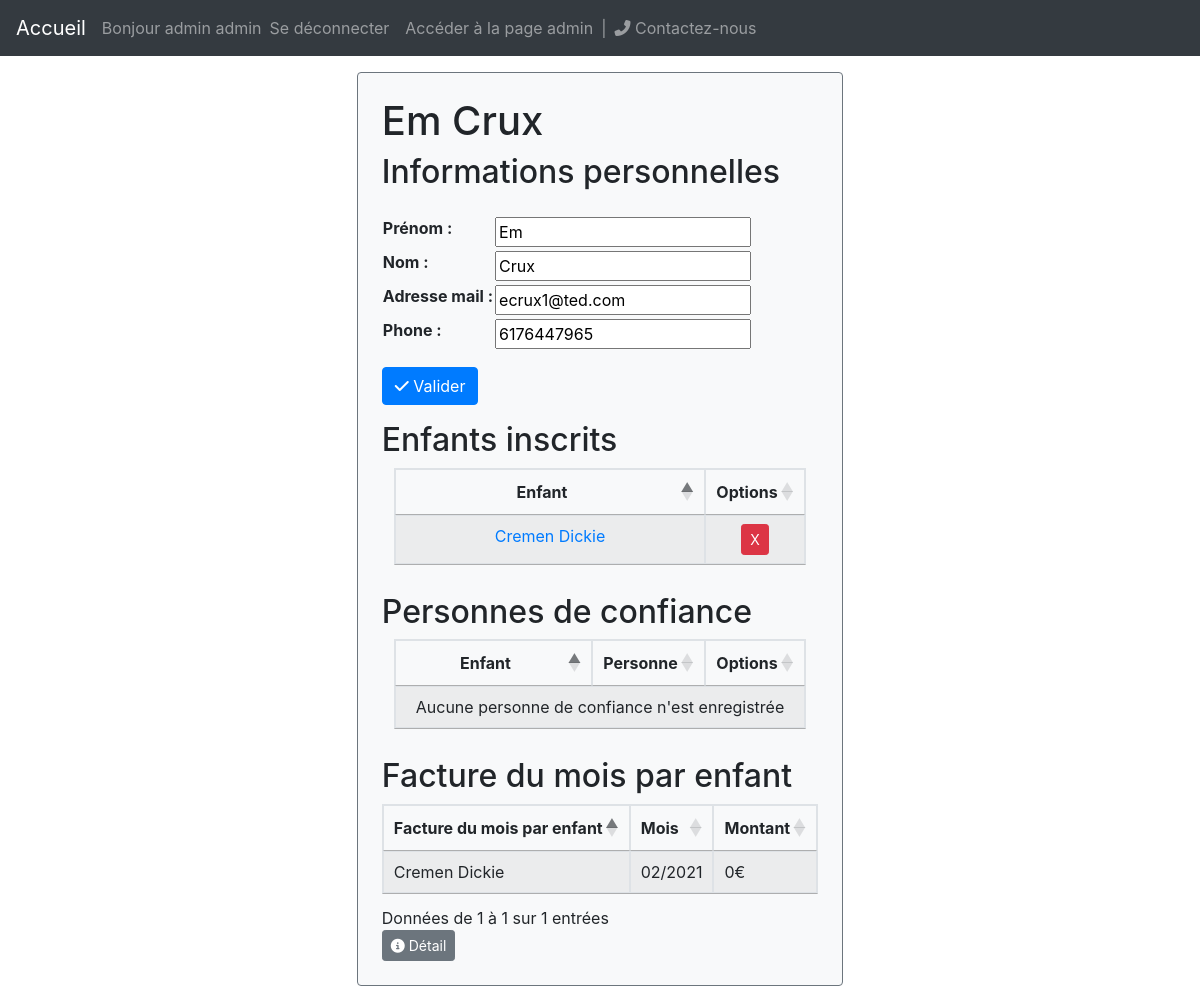
Screenshot of /parent/2/ (signed in) with the database file from the repository.
### garderie/models.py (models this page shows, shortened)
class User(AbstractBaseUser, PermissionsMixin):
	email = models.EmailField('Adresse mail', unique=True)
	first_name = models.CharField('Prénom', max_length=30, blank=True)
	last_name = models.CharField('Nom', max_length=30, blank=True)
	date_joined = models.DateTimeField('Date de création', auto_now_add=True)
	is_active = models.BooleanField('Actif', default=True)
	is_staff=models.BooleanField('Membre de l\'équipe', default=False)
	USERNAME_FIELD='email'
	REQUIRED_FIELDS=[]
	objects=UserManager()
	def get_full_name(self):
		return self.first_name+' '+self.last_name

class Parent(models.Model):
	uid=models.OneToOneField(User, primary_key=True, on_delete=models.CASCADE)
	phone=PhoneNumberField(max_length=20, null=True, verbose_name="Téléphone")
	def __str__(self):
		return str(self.uid.get_full_name())
	def get_full_name(self):
		return str(self)
	def all_children(self):
		return self.child_set.all() | self.child_set2.all()

class Child(models.Model):
	parent=models.ForeignKey(Parent, on_delete=models.DO_NOTHING, related_name='child_set')
	first_name=models.CharField(max_length=100, verbose_name="Prénom")
	last_name=models.CharField(max_length=100, verbose_name="Nom")
	second_parent=models.ForeignKey(Parent, on_delete=models.DO_NOTHING, related_name='child_set2', null=True)
	def __str__(self):
		return self.first_name+" "+self.last_name
	def get_full_name(self):
		return str(self)
	def last_bill(self):
		today=timezone.now()
		bills=self.bill_set.filter(year=today.year, month=today.month)
		return bills[0] if bills else None

class Bill(models.Model):
	MONTH=[(m, ugettext(date(1900, m, 1).strftime('%B')).capitalize())  for m in range(1,13)]
	YEAR=[(y, date(y, 1,1).strftime('Y')) for y in range(2000,timezone.now().year+1)]
	child=models.ForeignKey(Child, on_delete=models.CASCADE, verbose_name="Enfant associé")
	month=models.IntegerField(choices=MONTH, default=timezone.now().month, verbose_name="Mois")
	year=models.IntegerField(choices=YEAR, default=timezone.now().year, verbose_name="Année")
	@property
	def amount(self):
		return sum([x.calc_amount() for x in self.schedule_set.all()])

### garderie/views/parent.py (the view)
# urls.py: path('parent/<int:pk>/', views.ParentProfileView.as_view(), name='parent_profile'),
class ParentProfileView(LoginRequiredMixin, UserPassesTestMixin, generic.DetailView):
	model=Parent
	template_name='garderie/parent_profile.html'
	def test_func(self):
		return is_parent_permitted(self)
	def get_context_data(self, **kwargs):
		context = super().get_context_data(**kwargs)
		context['new_child_form'] = NewChildFormParent(pk=self.kwargs['pk'])
		context['new_child_action'] =reverse('parent_create_child', kwargs={'pk':self.kwargs['pk']})
		context['new_reliable_form'] = NewReliableForm(pk=self.kwargs['pk'])
		context['new_reliable_action']=reverse('parent_create_reliable', kwargs={'pk':self.kwargs['pk']})
		context['personal_data_form'] = ParentUpdateForm(instance=User.objects.get(pk=self.kwargs['pk']),
																										 initial={'phone':self.object.phone})
		return context

### garderie/forms.py (shortened to what this page needs)
class NewChildFormParent(forms.ModelForm):
	second_parent_mail=forms.EmailField(label="Mail du deuxième parent (facultatif)", required=False)
	class Meta:
		model = Child
		fields = [ 'first_name', 'last_name']
	def __init__(self, *args, **kwargs):
		self.pid=kwargs.pop('pk')
		super().__init__(*args, **kwargs)

class NewReliableForm(forms.ModelForm):
	class Meta:
		model = ReliablePerson
		fields = [ 'child','first_name', 'last_name']
	def __init__(self, *args, **kwargs):
		self.pid=kwargs.pop('pk')
		super().__init__(*args, **kwargs)
		parent=Parent.objects.get(uid=self.pid)
		self.fields['child'].queryset=parent.all_children()

### garderie/context_processors.py (called while the page is built)
def settings_processor(request):
	return {'settings':Config.objects.get_config()}

### garderie/managers.py (called while the page is built)
	def get_config(self):
		try:
			config=super().get_queryset()[0]
		except models.Config.DoesNotExist:
			config=models.Config()
			config.save()
		return config

### garderie/utils.py (called while the page is built)
def is_parent_permitted(view):
		return view.request.user.id==view.kwargs['pk'] or view.request.user.is_superuser

### garderie/templates/garderie/parent_profile.html (shortened to what this page needs)
{% extends 'garderie/base.html' %}
{% block body %}
{% if user.is_authenticated and user.id == parent.uid_id or user.is_superuser %}
<div class="d-flex justify-content-center pt-3">
 <div class="bg-light p-4 border border-secondary rounded">
	<h1>{{ parent.get_full_name}}</h1>
	<h2>Informations personnelles</h2>
	<form action="{% url 'parent_update' parent.uid_id  %}" method="post" class="pt-3">
		<table>
		{{ personal_data_form.as_table }}
		</table>
		<div class="pt-3">
		<button type="submit" class="btn btn-primary"><i class="fas fa-check"></i> Valider</button>
	</div>
	</form>
<div class="pt-3">
	<h2>Enfants inscrits</h2>
	<table id="parent_profile_enfant_tab" class="table table-striped table-bordered">
		<thead>
			<tr>
				<th>Enfant</th>
				<th> Options </th>
			</tr>
		</thead>
		<tbody>
	{% for child in parent.all_children %}
		<tr>
			<td>
				<a href={% url 'child_profile' child.id %}>
					{{child.get_full_name}}
			</td>
			<td>
				<form method="POST" action="{% url 'child_delete' child.id  %}?next={{request.path}}" onsubmit="return confirm('Êtes-vous sûr de vouloir supprimer '+ '{{child.get_full_name}}' + ' ?');">
	 				<input type="submit" value="X" class="btn btn-danger btn-sm">
				</form>
			</td>
		</tr>
	{% endfor %}
	</tbody>
	</table>
</div>
<div class="pt-3">
	<h2>Personnes de confiance</h2>
	<table id="parent_profile_confiance_tab" class="table table-striped table-bordered">
		<thead>
			<tr>
				<th>Enfant</th>
				<th>Personne</th>
				<th>Options</th>
			</tr>
		</thead>
	</table>
</div>
<div class="pt-3">
	<h2>Facture du mois par enfant</h2>
	<table id="parent_profile_facture_tab" class="table table-striped table-bordered">
		<thead>
			<tr>
				<th>Facture du mois par enfant</th>
				<th>Mois</th>
				<th>Montant</th>
			</tr>
		</thead>
		<tbody>
		{% for child in parent.all_children %}
			{% with bill=child.last_bill %}
			{% if bill %}
			<tr>
				<td>
						{{child.get_full_name}}
				</td>
				<td>
					{{bill.month|stringformat:'02d'}}/{{bill.year}}
				</td>
				<td>
					{{bill.amount}}€
				</td>
			</tr>
			{% endif %}
			{% endwith %}
		{% endfor %}
	</tbody>
	</table>
	<button class="btn btn-secondary btn-sm" data-toggle="modal" data-target="#factureModal"><i class="fas fa-info-circle"></i> Détail</button>
</div>
{% endif %}
</div>
</div>
{% endblock %}

### garderie/templates/garderie/base.html (shortened to what this page needs)
<!DOCTYPE html>
<html>
<head>
	<link rel="stylesheet" href="https://cdn.jsdelivr.net/npm/bootstrap@4.5.3/dist/css/bootstrap.min.css">
	<link rel="stylesheet" href="https://maxcdn.bootstrapcdn.com/bootstrap/4.5.2/css/bootstrap.min.css">
	<link rel="stylesheet" type="text/css" href="https://cdn.datatables.net/1.10.23/css/jquery.dataTables.css">
	<link rel="stylesheet" href="https://cdnjs.cloudflare.com/ajax/libs/bootstrap-datepicker/1.8.0/css/bootstrap-datepicker.min.css" />
	<link rel="stylesheet" href="https://cdnjs.cloudflare.com/ajax/libs/tempusdominus-bootstrap-4/5.1.2/css/tempusdominus-bootstrap-4.min.css" />
	<link href="https://stackpath.bootstrapcdn.com/font-awesome/4.7.0/css/font-awesome.min.css" rel="stylesheet">
</head>
<nav class="navbar navbar-expand-lg bg-dark navbar-dark">
  <a class="navbar-brand" href="{% url 'index_redirect' %}">Accueil</a>
  <div class="collapse navbar-collapse" id="collapsibleNavbar">
    <ul class="navbar-nav">
        {% if user.is_authenticated %}
        <li class="nav-item">
			<span class="navbar-text"> Bonjour {{ user.first_name }} {{ user.last_name}} </span>
		</li>
		<li class="nav-item">
			<a class="nav-link" href="{% url 'logout' %}">Se déconnecter</a>
		</li>
			{% if user.is_superuser %}
			<li class="nav-item">
				<a class="nav-link" href="{% url 'admin_index' %}"> Accéder à la page admin </a>
			</li>
			{% endif %}
		{% else %}
		<li class="nav-item">
			<a class="nav-link" href="{% url 'login' %}">Se connecter</a>
		</li>
		{% endif %}
		<span class="navbar-text"> | </span>
		<li class="nav-item">
			<a class="nav-link" href="#contactModal" data-toggle="modal" data-target="#contactModal">
				<i class="fas fa-phone-alt"></i>
		      Contactez-nous
		    </a>
		</li>
    </ul>
  </div>
</nav>
<body>
	{% block body %} {% endblock %}
</body>
</html>

### rows the page displays
User: first_name "admin", last_name "admin"
Parent: get_full_name "Em Crux", phone "6176447965"
User: first_name "Em", last_name "Crux", email "ecrux1@ted.com"
Child: get_full_name "Cremen Dickie", last_bill.month "02", last_bill.year "2021", last_bill.amount "0"
